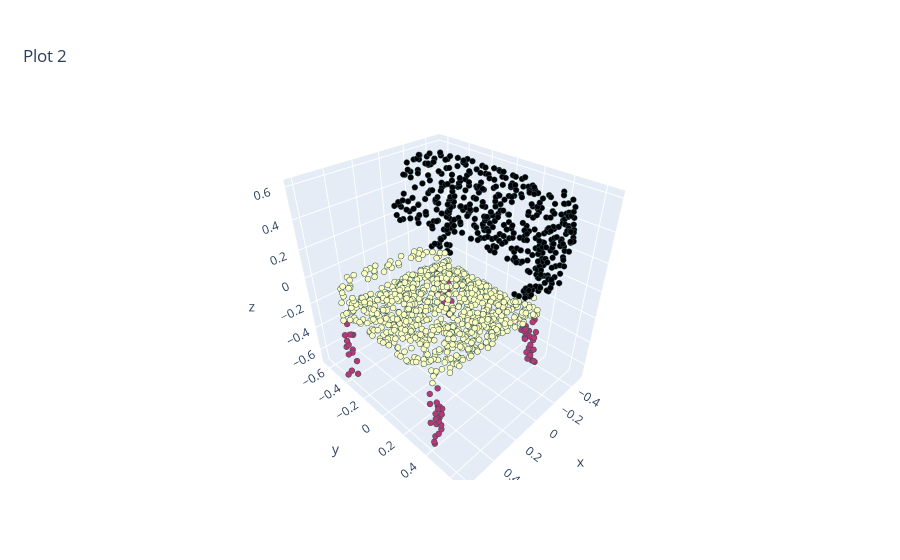

The notebook cell this image was saved under:
### Code cell
pred_np = np.array(torch.argmax(pred[2],1).cpu())
x,y,z=np.array(points[2]).T
#c = np.array(batch['category'][0]).T

fig = go.Figure(data=[go.Scatter3d(x=x, y=z, z=y, 
                                   mode='markers',
                                   marker=dict(
        size=30,
        color=pred_np,                # set color to an array/list of desired values
        colorscale='magma',   # choose a colorscale
        opacity=1.0
    ))])
fig.update_traces(marker=dict(size=2,
                              line=dict(width=2,
                                        color='DarkSlateGrey')),
                  selector=dict(mode='markers'))
fig.update_layout(
    title={
        'text': "Plot 2",   # 标题名称
    
        'xanchor': 'center',   # 相对位置
        'yanchor': 'top'})
fig.show()

### Figure 1 — Plotly figure (JSON) as saved in the notebook; plotly's stock layout.template omitted (floating-point values rounded to 4 significant figures; data arrays with more than 128 entries replaced by an {"elided": "..."} marker saying what was removed)
{"data": [{"marker": {"color": {"elided": "2000 int values"}, "colorscale": [[0, "#000004"], [0.1111, "#180f3d"], [0.2222, "#440f76"], [0.3333, "#721f81"], [0.4444, "#9e2f7f"], [0.5556, "#cd4071"], [0.6667, "#f1605d"], [0.7778, "#fd9668"], [0.8889, "#feca8d"], [1, "#fcfdbf"]], "line": {"color": "DarkSlateGrey", "width": 2}, "opacity": 1, "size": 2}, "mode": "markers", "type": "scatter3d", "x": {"elided": "2000 float values"}, "y": {"elided": "2000 float values"}, "z": {"elided": "2000 float values"}}], "layout": {"title": {"text": "Plot 2", "xanchor": "center", "yanchor": "top"}}}
